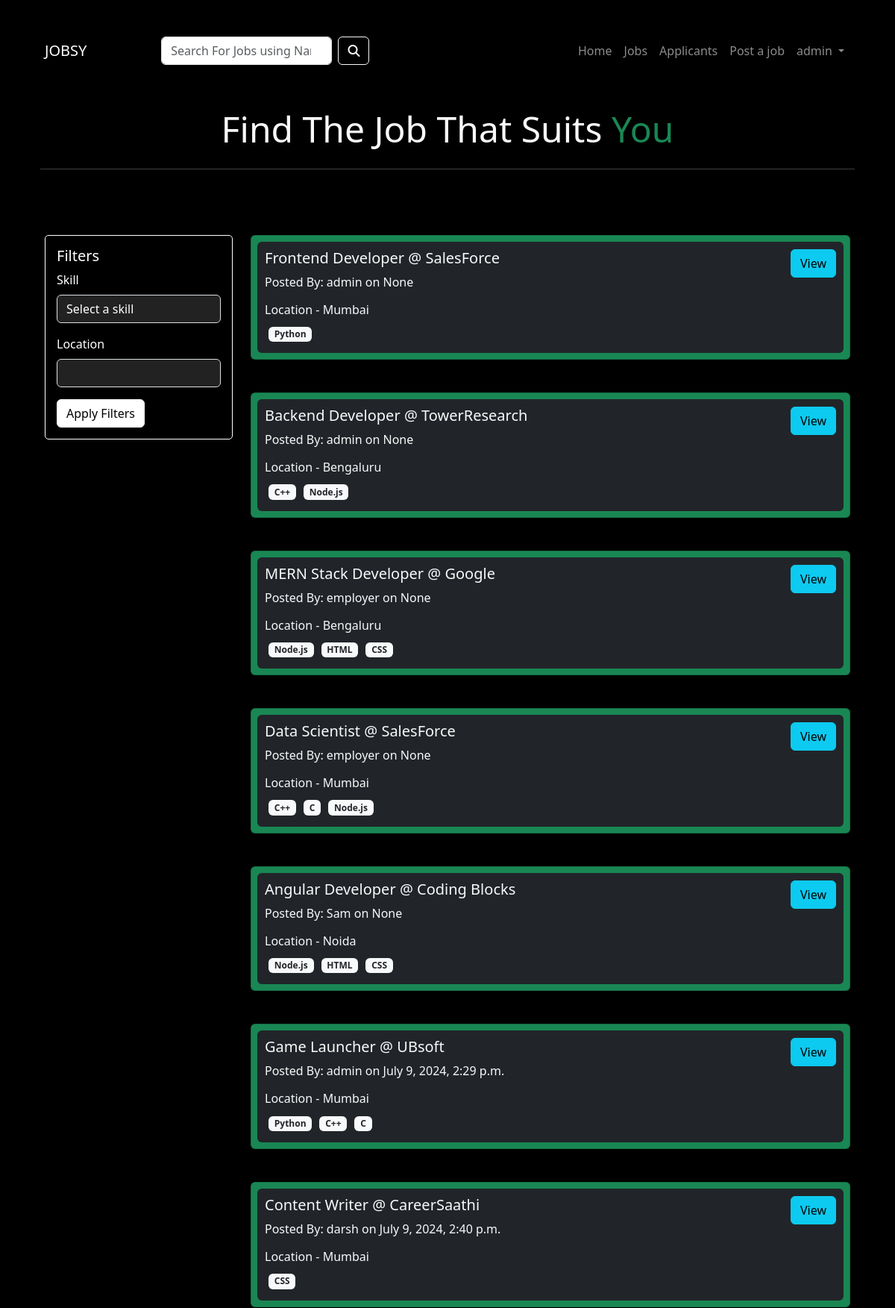
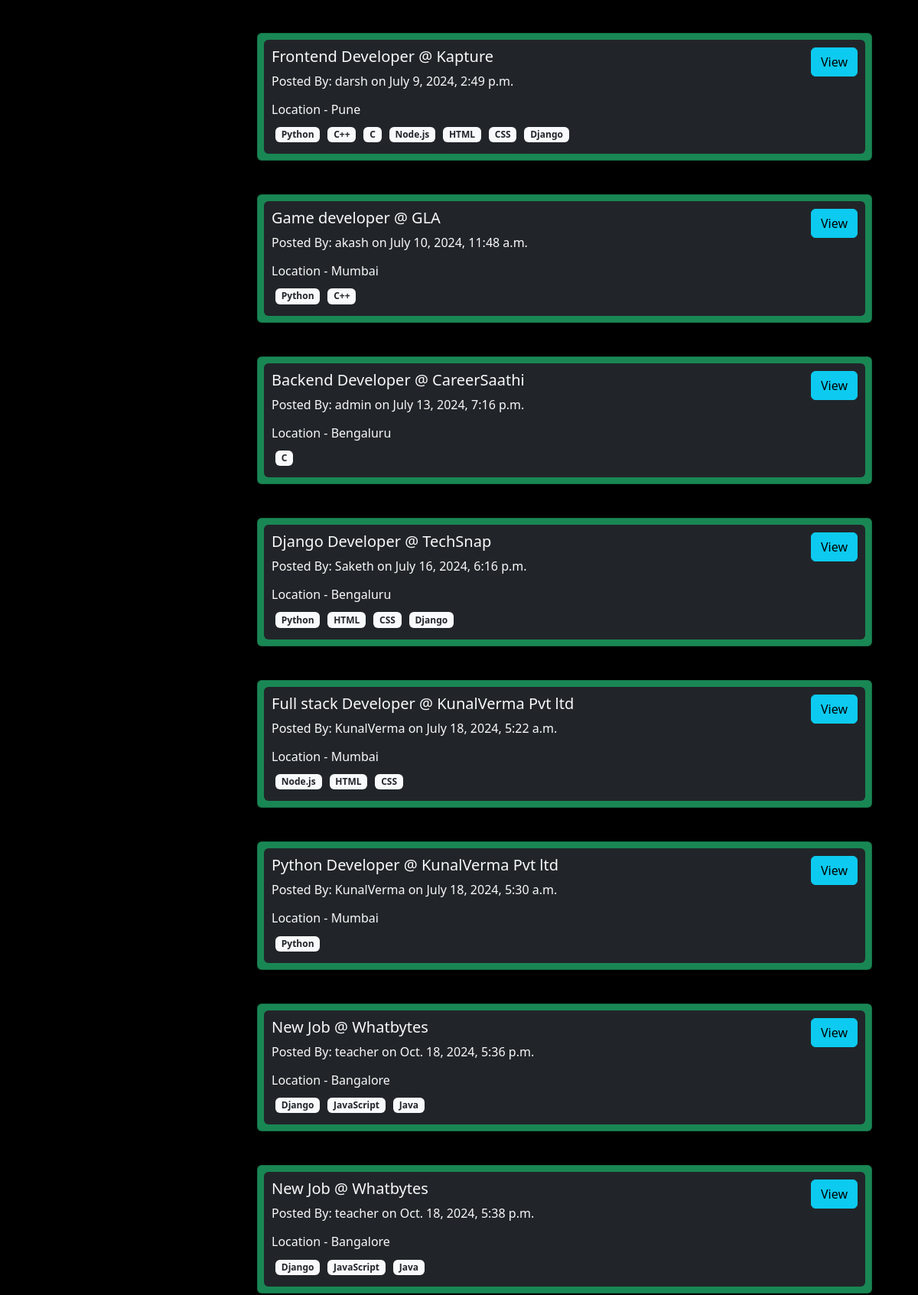
The page /alljobs/ (signed in, upper part) on the database its author committed (2 pictures, top to bottom).
### account/models.py (models this page shows)
class CustomUser(AbstractUser):
    is_employer = models.BooleanField("Is_Employer",default=False)
    is_jobseeker = models.BooleanField("Is_JobSeeker",default=False)

### Employer/models.py (models this page shows, shortened)
class PostJob(models.Model):
    employment_choice = [
        ('Internship','InterShip'),
        ('PartTime','PartTime'),
        ('Fulltime','FullTime')
    ]
    user = models.ForeignKey(CustomUser,on_delete=models.CASCADE)
    job_title = models.CharField(max_length=200,default="")
    job_desc = models.TextField()
    location = models.CharField(max_length=300,default="")
    Employment_Type = models.CharField(choices=employment_choice,max_length=20)
    salary = models.ForeignKey(Salary,on_delete=models.CASCADE)
    skills = models.ManyToManyField(Skill,related_name="skills")
    company_name = models.CharField(max_length=50,default="")
    company_info = models.TextField()
    deadline = models.DateTimeField()
    expired = models.BooleanField(default=False)
    slug = models.SlugField(max_length=100, unique=True, blank=True)
    created_at = models.DateTimeField(auto_now_add=True)

class Skill(models.Model):
    name = models.CharField(max_length=50,default="")

### Job/views.py (the view, shortened to what this page needs)
# urls.py: path('alljobs/',views.get_all_jobs,name="allJobs"),
@login_required(login_url="login")
def get_all_jobs(request):
    jobs = PostJob.objects.all()
    skill = Skill.objects.all()
    return render(request, 'main/jobs/alljobs.html', {'jobs': jobs, 'skill': skill})

### templates/main/jobs/alljobs.html (shortened to what this page needs)
{% extends "main/base.html" %}
{% load static %}
{% block css %}
<link rel="stylesheet" href="{% static "css/home.css" %}">
{% endblock css %}
{% block body %}
<section class="bg-black text-light need">
    <div class="container p-4">
        <div class="row text-center">
            <h1 class="display-5">Find The Job That Suits <span class="text-success">You</span></h1>
        </div>
        <hr class="bg-white">
    </div>
</section>
<section class="bg-black text-light p-5">
    <div class="container">
        <div class="row">
            {% include "main/jobs/filter.html" %}
            <div class="col-md-9">
                <div id="job-list" class="row">
                    {% for item in jobs %}
                        <div class="col-md-12 mb-4">
                            <div class="card p-2 bg-success text-light">
                                <div class="bg-dark rounded">
                                    <div class="card-body">
                                        <div class="row">
                                            <div class="col-md-7">
                                                <h5 class="card-title">{{item.job_title}} @ {{item.company_name}}</h5>
                                                <p>Posted By: {{item.user.username}} on {{item.created_at}}</p>
                                            </div>
                                            <div class="col-md-5 text-md-end">
                                                <a class="btn btn-info" href="{% url "jobdetail" item.slug %}">View</a>
                                            </div>
                                        </div>
                                        <h6 class="card-text">Location - {{item.location}}</h6>
                                        <div class="d-flex flex-wrap">
                                            {% for skill in item.skills.all %}
                                                <span class="badge bg-light text-dark">{{skill.name}}</span>
                                            {% endfor %}
                                        </div>
                                    </div>
                                </div>
                            </div>
                        </div>
                    {% endfor %}
                </div>
            </div>
        </div>
    </div>
</section>
{% endblock body %}

### templates/main/navbar.html (shortened to what this page needs)
 <nav class="navbar navbar-expand-lg bg-black navbar-dark fixed-top p-5">
  <div class="container-fluid">
    <a class="navbar-brand me-auto" href="{% url "home" %}">JOBSY</a>
    <div class="collapse navbar-collapse justify-content-center" id="navbarSupportedContent">
      <div class="col-md-7">
        <form class="d-flex" method="GET" action="{% url "Employer:searched_result" %}">
          <input class="form-control me-2" type="search" placeholder="Search For Jobs using Name/Skill" name="search">
          <button class="btn btn-outline-light" type="submit">
            <i class="fa fa-search"></i>
          </button>
        </form>
      </div>
    </div>
    <div class="collapse navbar-collapse justify-content-end" id="navbarSupportedContent">
      <ul class="navbar-nav mb-2 mb-lg-0">
        <li class="nav-item">
          <a class="nav-link" aria-current="page" href="{% url "home" %}">Home</a>
        </li>
        <li class="nav-item">
          <a class="nav-link" href="{% url "allJobs" %}">Jobs</a>
        </li>
        {% if user.is_jobseeker %}
        <li class="nav-item">
          <a class="nav-link" href="{% url "JobSeeker:applications" %}">My Applications</a>
        </li>
        {% else %}
        <li class="nav-item">
          <a class="nav-link" href="{% url "Employer:applicants" %}">Applicants</a>
        </li>
        <li class="nav-item">
          <a class="nav-link" href="{% url "Employer:postajob" %}">Post a job</a>
        </li>
        {% endif %}
        {% if user.is_authenticated %}
        <li class="nav-item dropdown">
          <a class="nav-link dropdown-toggle" href="#" id="navbarDropdown" role="button" data-bs-toggle="dropdown" aria-expanded="false">
              {{ user.username }}
          </a>
      </li>
        {% else %}
        <li class="nav-item">
          <a class="nav-link" href="{% url "login" %}">Login</a>
        </li>
        {% endif %}
      </ul>
    </div>
  </div>
</nav>

### static/css/home.css (style rules this page uses)
.need { margin-top: 120px; }

### templates/main/jobs/alljobs.html (style rules this page uses)
.card { margin-bottom: 20px; }
.card-body { padding: 10px; }
.badge { margin: 5px; }

### rows shown on the page
CustomUser: username "admin"
PostJob: job_title "Frontend Developer", company_name "SalesForce", user.username "admin", created_at "None", location "Mumbai"
Skill: name "Python"
PostJob: job_title "Backend Developer", company_name "TowerResearch", user.username "admin", created_at "None", location "Bengaluru"
Skill: name "C++"
Skill: name "Node.js"
PostJob: job_title "MERN Stack Developer", company_name "Google", user.username "employer", created_at "None", location "Bengaluru"
Skill: name "HTML"
Skill: name "CSS"
PostJob: job_title "Data Scientist", company_name "SalesForce", user.username "employer", created_at "None", location "Mumbai"
Skill: name "C"
PostJob: job_title "Angular Developer", company_name "Coding Blocks", user.username "Sam", created_at "None", location "Noida"
PostJob: job_title "Game Launcher", company_name "UBsoft", user.username "admin", created_at "July 9, 2024, 2:29 p.m.", location "Mumbai"
PostJob: job_title "Content Writer", company_name "CareerSaathi", user.username "darsh", created_at "July 9, 2024, 2:40 p.m.", location "Mumbai"
PostJob: job_title "Frontend Developer", company_name "Kapture", user.username "darsh", created_at "July 9, 2024, 2:49 p.m.", location "Pune"
Skill: name "Django"
PostJob: job_title "Game developer", company_name "GLA", user.username "akash", created_at "July 10, 2024, 11:48 a.m.", location "Mumbai"
PostJob: job_title "Backend Developer", company_name "CareerSaathi", user.username "admin", created_at "July 13, 2024, 7:16 p.m.", location "Bengaluru"
PostJob: job_title "Django Developer", company_name "TechSnap", user.username "Saketh", created_at "July 16, 2024, 6:16 p.m.", location "Bengaluru"
PostJob: job_title "Full stack Developer", company_name "KunalVerma Pvt ltd", user.username "KunalVerma", created_at "July 18, 2024, 5:22 a.m.", location "Mumbai"
PostJob: job_title "Python Developer", company_name "KunalVerma Pvt ltd", user.username "KunalVerma", created_at "July 18, 2024, 5:30 a.m.", location "Mumbai"
PostJob: job_title "New Job", company_name "Whatbytes", user.username "teacher", created_at "Oct. 18, 2024, 5:36 p.m.", location "Bangalore"
Skill: name "JavaScript"
Skill: name "Java"
PostJob: job_title "New Job", company_name "Whatbytes", user.username "teacher", created_at "Oct. 18, 2024, 5:38 p.m.", location "Bangalore"
